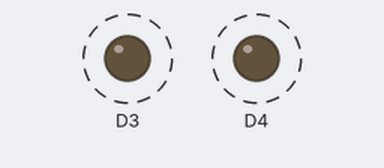
Recording of a sketch running on a simulated ESP8266 (NodeMCU). On the bench: output pins drawn as LEDs (lit = HIGH). Dashed ring = blinking.

Above: at 0.2 s.
Timing chart, 0 to 4.6 s (numbered marks = the images above):
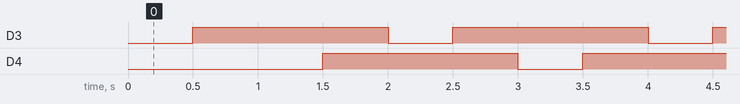

Measured:
- by itself, D3, D4: alternates HIGH for 1.5 s and LOW for 0.50 s
- by itself, everything shown: repeats every 16.0 s, in 32 steps

The sketch:

EL_Test.ino
```cpp
/*
   Relay Shield - Blink
   Turns on the relay for two seconds, then off for two seconds, repeatedly.

   Relay Shield transistor closes relay when D1 is HIGH
*/
#include <vector>

const int relayPin = D1;

std::vector<int> pins = {D3, D4};
using namespace std;

const int wait = 500;


void setup() {
  for (int i = 0; i < pins.size(); i++) {
    pinMode(pins[i], OUTPUT);
  }
}

void loop() {
  // Turn on all pins
  for (int i = 0; i < pins.size(); i++) {
    digitalWrite(pins[i], LOW);
    delay(wait);
    digitalWrite(pins[i], HIGH);
    delay(wait);
  }

}
```
